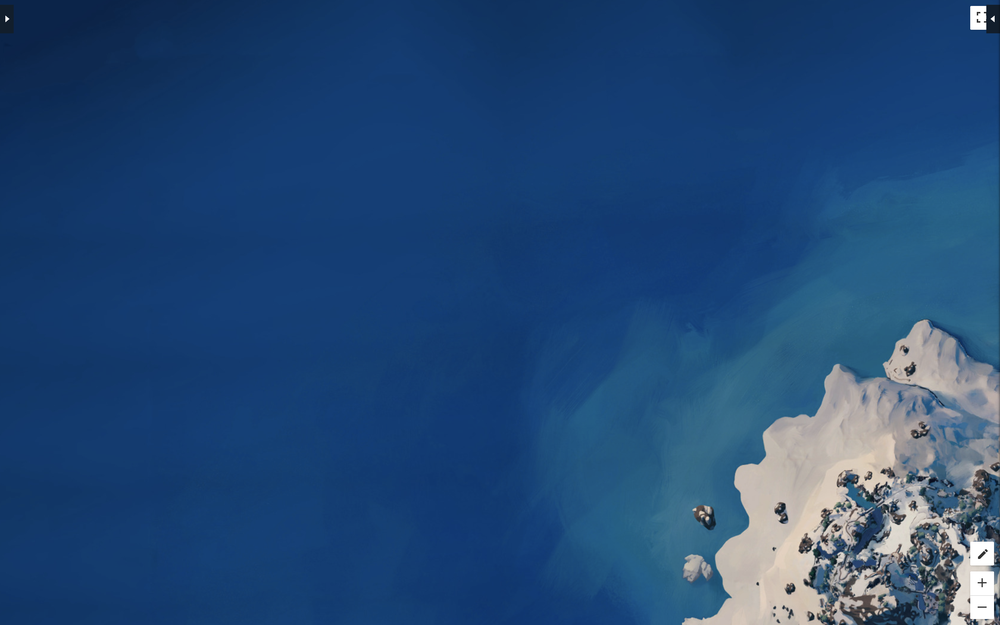
#> input picture mergeImg/pic/1.png, 1000 x 625 px, shrunk from 3360 x 2100 before the run; its folder holds only this picture in this run
$ jupyter execute --allow-errors merge.ipynb
#> lines starting #> are read from the running program, lines starting #| are printed output that depends on the picture
[cell 1]
import os
from PIL import Image, ImageChops
import cv2
import numpy as np

# 设置输入和输出目录
input_dir = "./pic"
output_dir = "./cut"

[cell 2]
# 确保输出目录存在
if not os.path.exists(output_dir):
    os.makedirs(output_dir)

# 遍历输入目录中的每个png图片
for filename in os.listdir(input_dir):
    if filename.endswith(".png"):
        input_path = os.path.join(input_dir, filename)
        output_path = os.path.join(output_dir, filename)

        # 打开图片并进行裁剪
        image = Image.open(input_path)
#> image is the input picture: PIL image 1000x625 RGBA; mean R, G, B, A 36, 73.2, 117.6, 255
        width, height = image.size
#> width = 1000; height = 625
        left = 50
        top = 0
        right = width - 100
#> right = 900
        bottom = height
#> bottom = 625
        cropped_image = image.crop((left, top, right, bottom))
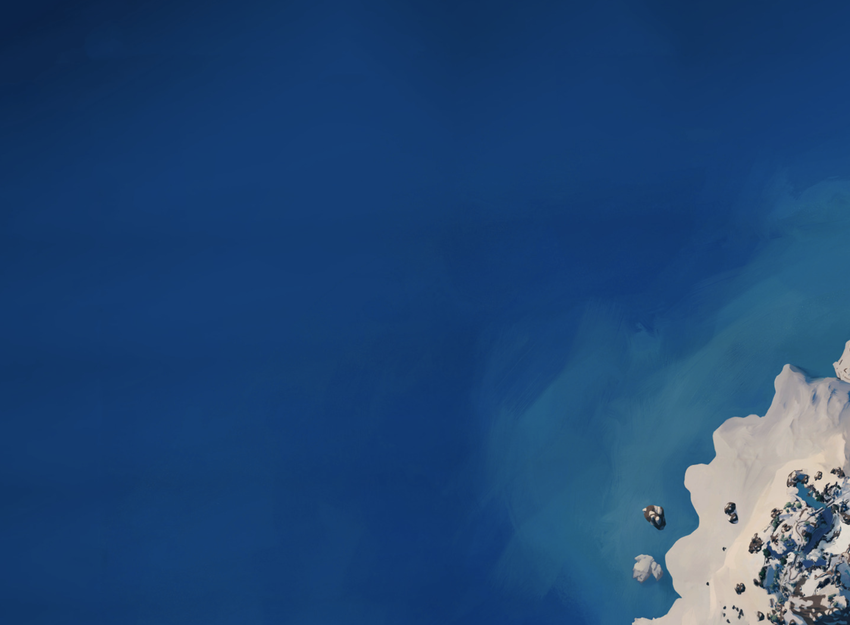
#> cropped_image: PIL image 850x625 RGBA; mean R, G, B, A 32.6, 70.8, 116.9, 255

        # 保存裁剪后的图片
        cropped_image.save(output_path)

        print(f"Processed: {filename}")

print("裁剪完成！")

[cell 3]
img1_path = './cut/截屏2023-08-18 11.03.25.png'
img2_path = './cut/截屏2023-08-18 11.03.33.png'

def find_identical_region(image_a, image_b):
    # 比较两张图片是否相同
    if np.array_equal(image_a, image_b):
        return [(0, 0), (image_a.shape[1], 0), (image_a.shape[1], image_a.shape[0]), (0, image_a.shape[0])]

    return None

# 加载两张图片
image_a = cv2.imread(img1_path)
image_b = cv2.imread(img2_path)

print(image_a)
#| None

# 调用函数找到完全一致部分的坐标
#> (the rest of this cell did not finish here and is left out)
